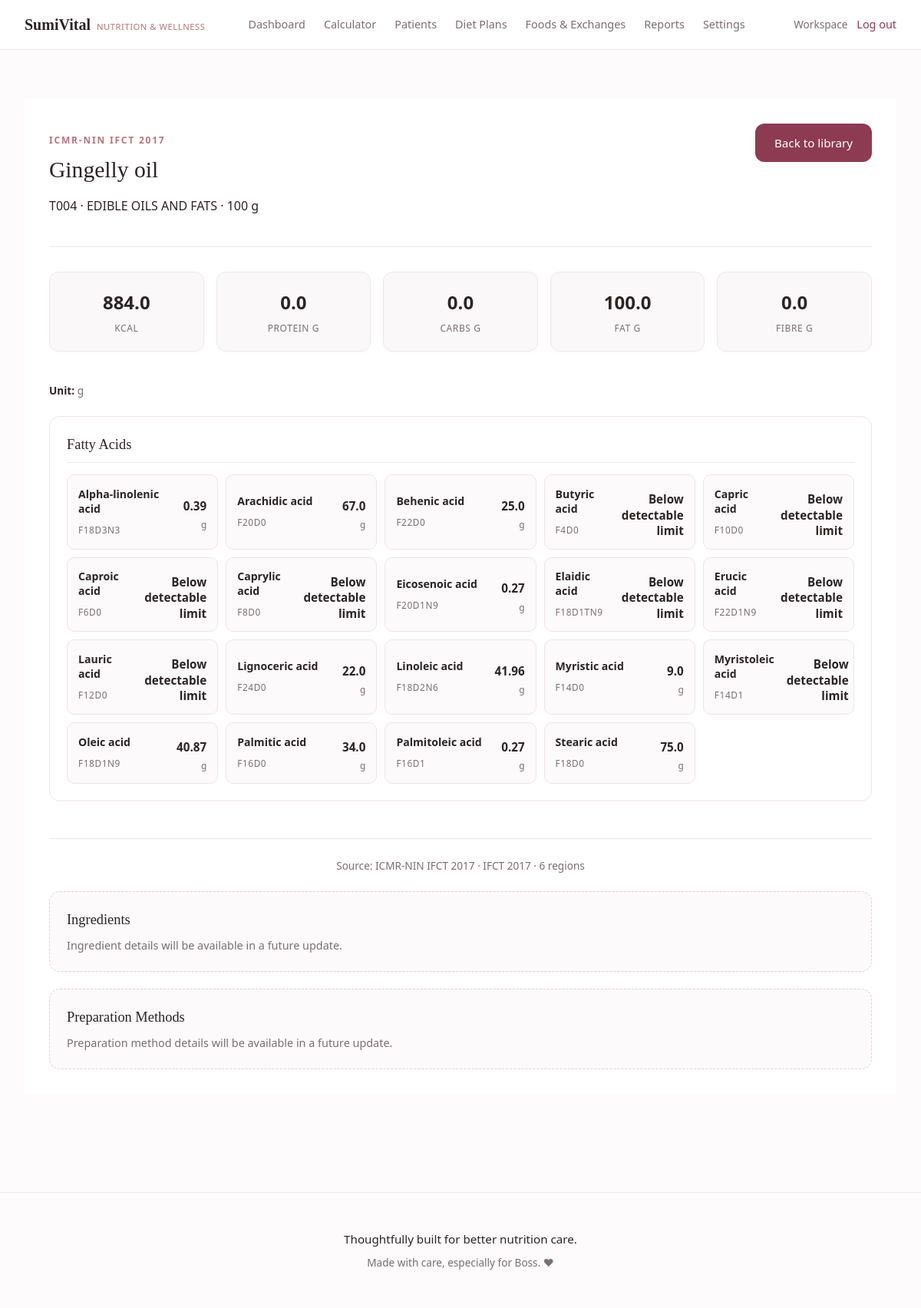
The app's page /foods/533 (signed in) with its own data.
### tables this page shows
CREATE TABLE foods (id INTEGER PRIMARY KEY, user_id INTEGER REFERENCES users(id), name TEXT NOT NULL, category TEXT NOT NULL, serving_size TEXT NOT NULL, unit TEXT NOT NULL, calories REAL NOT NULL, protein REAL NOT NULL, carbohydrates REAL NOT NULL, fat REAL NOT NULL, fiber REAL NOT NULL DEFAULT 0, is_demo INTEGER NOT NULL DEFAULT 1, created_at TEXT NOT NULL, food_type TEXT NOT NULL DEFAULT 'Vegetarian', meal_type TEXT NOT NULL DEFAULT '');

CREATE TABLE food_sources (
    id INTEGER PRIMARY KEY,
    food_id INTEGER NOT NULL UNIQUE
        REFERENCES foods(id) ON DELETE CASCADE,
    source_name TEXT NOT NULL,
    source_version TEXT NOT NULL,
    source_food_code TEXT NOT NULL,
    source_food_name TEXT NOT NULL,
    ifct_group_code TEXT NOT NULL DEFAULT '',
    ifct_group_name TEXT NOT NULL DEFAULT '',
    regions_count INTEGER,
    source_reference TEXT NOT NULL DEFAULT '',
    created_at TEXT NOT NULL, source_sequence INTEGER,
    UNIQUE(source_name, source_version, source_food_code)
);

CREATE TABLE component_definitions (
    id INTEGER PRIMARY KEY,
    code TEXT NOT NULL UNIQUE,
    name TEXT NOT NULL UNIQUE,
    category TEXT NOT NULL,
    unit TEXT NOT NULL,
    basis TEXT NOT NULL,
    is_essential INTEGER NOT NULL DEFAULT 0,
    description TEXT NOT NULL DEFAULT '',
    source_name TEXT NOT NULL DEFAULT 'ICMR-NIN IFCT 2017',
    source_version TEXT NOT NULL DEFAULT 'IFCT 2017',
    source_table TEXT NOT NULL DEFAULT ''
);

### app/routes/workspace.py (the view)
@workspace.get("/foods/<int:food_id>")
@login_required
def food_detail_page(food_id):
    db = connect(current_app.config["DATABASE"])
    food = db.execute(
        """
        SELECT
            foods.id,
            foods.name,
            foods.category,
            foods.serving_size,
            foods.unit,
            foods.calories,
            foods.protein,
            foods.carbohydrates,
            foods.fat,
            foods.fiber,

            food_sources.source_food_code,
            food_sources.source_food_name,
            food_sources.ifct_group_code,
            food_sources.ifct_group_name,
            food_sources.regions_count,
            food_sources.source_name,
            food_sources.source_version,
            food_sources.source_reference

        FROM foods

        LEFT JOIN food_sources
            ON food_sources.food_id = foods.id

        WHERE foods.id = ?
          AND foods.user_id IS NULL
        """,
        (food_id,),
    ).fetchone()
    if not food:
        return ("Food not found", 404)
    aliases = db.execute(
        """
        SELECT
            id,
            alias,
            alias_type
        FROM food_aliases
        WHERE food_id = ?
        ORDER BY id
        """,
        (food_id,),
    ).fetchall()
    components = db.execute(
        """
        SELECT
            component_definitions.code,
            component_definitions.name,
            component_definitions.category,
            component_definitions.unit,
            component_definitions.basis,
            component_definitions.description,

            food_components.value,
            food_components.standard_deviation,
            food_components.measurement_status,
            food_components.source_reference

        FROM food_components

        JOIN component_definitions
            ON component_definitions.id = food_components.component_id

        WHERE food_components.food_id = ?

        ORDER BY
            component_definitions.category,
            component_definitions.name
        """,
        (food_id,),
    ).fetchall()
    component_groups = {}
    for component in components:
        category = component["category"] or "other"
        component_groups.setdefault(
            category,
            []
        ).append(dict(component))
    is_ifct = bool(
        food["source_food_code"]
        or food["source_food_name"]
        or food["ifct_group_code"]
    )
    return render_template(
        "food_detail.html",
        food=dict(food),
        aliases=[dict(row) for row in aliases],
        components=[dict(row) for row in components],
        component_groups=component_groups,
        is_ifct=is_ifct,
    )

### app/models/database.py (called while the page is built)
def connect(path: str | Path) -> sqlite3.Connection:
    connection = sqlite3.connect(path)
    connection.row_factory = sqlite3.Row
    connection.execute("PRAGMA foreign_keys = ON")
    return connection

### app/routes/common.py (called while the page is built, shortened)
def current_user():
    if "user_id" not in session: return None
    if not hasattr(g, "current_user"): g.current_user = get_user(current_app.config["DATABASE"], session["user_id"])
    return g.current_user

def login_required(view):
    @wraps(view)
    def wrapped(*args, **kwargs):
        return view(*args, **kwargs)
    return wrapped

def csrf_token():
    return session.setdefault("csrf_token", secrets.token_urlsafe(24))

### app/services/auth.py (called while the page is built)
def get_user(database, user_id: int):
    with connect(database) as db: return db.execute("SELECT id,display_name,email FROM users WHERE id = ?", (user_id,)).fetchone()

### templates/food_detail.html (shortened to what this page needs)
{% extends 'base.html' %}
{% block content %}
{% set category_labels = {
    'proximate': 'Proximate Composition',
    'energy': 'Energy',
    'carbohydrate': 'Carbohydrate',
    'dietary_fibre': 'Dietary Fibre',
    'oligosaccharide': 'Oligosaccharides',
    'phytate': 'Phytate',
    'phytosterol': 'Phytosterols',
    'saponin': 'Saponins',
    'fatty_acid': 'Fatty Acids',
    'other': 'Other Components'
} %}
{% set category_order = [
    'proximate',
    'energy',
    'carbohydrate',
    'dietary_fibre',
    'oligosaccharide',
    'phytate',
    'phytosterol',
    'saponin',
    'fatty_acid',
    'other'
] %}
<main class="page">
    <div class="ifct-detail-card">
        <div class="ifct-detail-header">
            <div>
                {% if is_ifct %}
                <p class="eyebrow">ICMR-NIN IFCT 2017</p>
                {% else %}
                <p class="eyebrow">CUSTOM FOOD</p>
                {% endif %}
                <h2>{{ food.name }}</h2>
                <p class="ifct-food-meta">
                    {% if food.source_food_code %}
                    {{ food.source_food_code }} ·
                    {% endif %}
                    {{ food.category or 'Uncategorized' }}
                    · {{ food.serving_size }}
                </p>
            </div>
            <a class="button ifct-back-button" href="{{ url_for('workspace.foods') }}">
                Back to library
            </a>
        </div>
        <div class="ifct-basic-grid">
            <div class="ifct-nutrient">
                <strong>{{ food.calories }}</strong>
                <small>kcal</small>
            </div>
            <div class="ifct-nutrient">
                <strong>{{ food.protein }}</strong>
                <small>protein g</small>
            </div>
            <div class="ifct-nutrient">
                <strong>{{ food.carbohydrates }}</strong>
                <small>carbs g</small>
            </div>
            <div class="ifct-nutrient">
                <strong>{{ food.fat }}</strong>
                <small>fat g</small>
            </div>
            <div class="ifct-nutrient">
                <strong>{{ food.fiber }}</strong>
                <small>fibre g</small>
            </div>
        </div>
        <div style="margin-top: 20px; color: var(--muted); font-size: 0.85rem;">
            <strong style="color: var(--ink);">Unit:</strong> {{ food.unit }}
        </div>
        {% if is_ifct %}
        {% for category in category_order %}
        {% if component_groups.get(category) %}
        <section class="ifct-detail-section">
            <h3>{{ category_labels.get(category, category) }}</h3>
            <div class="ifct-component-grid">
                {% for component in component_groups[category] %}
                <div class="ifct-component">
                    <div>
                        <strong>{{ component.name }}</strong>
                        {% if component.code %}
                        <small>{{ component.code }}</small>
                        {% endif %}
                    </div>
                    <div class="ifct-component-value">
                        {% if component.measurement_status == 'below_detection_limit' %}
                        <strong>Below detectable limit</strong>
                        {% elif component.value is not none %}
                        <strong>{{ component.value }}</strong>
                        <small>{{ component.unit or '' }}</small>
                        {% else %}
                        <strong>—</strong>
                        {% endif %}
                    </div>
                </div>
                {% endfor %}
            </div>
        </section>
        {% endif %}
        {% endfor %}
        <div class="ifct-source-note">
            Source:
            {{ food.source_name or 'ICMR-NIN IFCT 2017' }}
            {% if food.source_version %}
            · {{ food.source_version }}
            {% endif %}
            {% if food.regions_count %}
            · {{ food.regions_count }} regions
            {% endif %}
        </div>
        {% endif %}
        <section class="placeholder-section">
            <h3>Ingredients</h3>
            <p>Ingredient details will be available in a future update.</p>
        </section>
        <section class="placeholder-section">
            <h3>Preparation Methods</h3>
            <p>Preparation method details will be available in a future update.</p>
        </section>
    </div>
</main>
{% endblock %}

### static/css/style.css (style rules this page uses)
:root { --bg: #fdfbfb; --paper: #ffffff; --ink: #2c2425; --muted: #7a6e72; --rose: #b87383; --deep: #8c3b53; --deep-hover: #753145; --line: #efe7e9; --sage: #e8f0e8; --sage-text: #334d33; --error-bg: #fff0f2; --error-text: #962842; --shadow-sm: 0 4px 12px rgba(140, 59, 83, 0.03); --shadow-md: 0 12px 32px rgba(140, 59, 83, 0.08); --radius-sm: 8px; --radius-md: 12px; --radius-lg: 16px; --transition: 0.25s cubic-bezier(0.4, 0, 0.2, 1); }
* { box-sizing: border-box; }
body { margin: 0; background: var(--bg); color: var(--ink); font: 400 16px/1.6 system-ui, -apple-system, sans-serif; -webkit-font-smoothing: antialiased; -moz-osx-font-smoothing: grayscale; }
h1, h2, h3 { font-family: 'Georgia', serif; font-weight: 400; color: var(--ink); margin: 0 0 16px 0; }
a { color: var(--deep); text-decoration: none; transition: color var(--transition); }
.page, .landing { max-width: 1200px; margin: auto; padding: 64px 32px; }
.eyebrow { color: var(--rose); font-size: 0.75rem; font-weight: 700; letter-spacing: 0.15em; text-transform: uppercase; margin-bottom: 12px; display: block; }
.button { display: inline-flex; align-items: center; justify-content: center; padding: 12px 24px; border: 1px solid transparent; border-radius: var(--radius-md); background: var(--deep); color: #ffffff !important; font-weight: 500; font-size: 0.95rem; cursor: pointer; transition: all var(--transition); box-shadow: var(--shadow-sm); }
.ifct-detail-card { padding: 32px; background: var(--paper); }
.ifct-detail-header { display: flex; justify-content: space-between; align-items: flex-start; flex-wrap: wrap; gap: 24px; margin-bottom: 32px; padding-bottom: 24px; border-bottom: 1px solid var(--line); }
.ifct-detail-header h2 { font-size: 1.85rem; margin: 6px 0 8px 0; line-height: 1.2; }
.ifct-basic-grid { display: grid; grid-template-columns: repeat(auto-fit, minmax(130px, 1fr)); gap: 16px; margin-bottom: 40px; }
.ifct-basic-grid .ifct-nutrient { text-align: center; background: #faf8f9; border: 1px solid var(--line); border-radius: var(--radius-md); padding: 20px 16px; display: flex; flex-direction: column; justify-content: center; box-shadow: 0 2px 8px rgba(140, 59, 83, 0.02); }
.ifct-basic-grid .ifct-nutrient strong { font-size: 1.5rem; color: var(--ink); margin-bottom: 4px; }
.ifct-basic-grid .ifct-nutrient small { font-size: 0.75rem; text-transform: uppercase; letter-spacing: 0.05em; color: var(--muted); }
.ifct-detail-section { margin-top: 32px; }
.ifct-detail-section h3 { font-family: 'Georgia', serif; font-size: 1.25rem; color: var(--ink); margin-bottom: 16px; padding-bottom: 8px; border-bottom: 1px solid var(--line); }
.ifct-component-grid { display: grid; grid-template-columns: repeat(auto-fill, minmax(280px, 1fr)); gap: 16px; }
.ifct-component { display: flex; justify-content: space-between; align-items: center; padding: 14px 16px; background: #faf8f9; border: 1px solid var(--line); border-radius: var(--radius-sm); transition: box-shadow var(--transition), border-color var(--transition), background var(--transition); }
.ifct-component > div:first-child { display: flex; flex-direction: column; gap: 4px; padding-right: 16px; }
.ifct-component strong { font-size: 0.9rem; color: var(--ink); line-height: 1.3; }
.ifct-component small { font-size: 0.75rem; color: var(--muted); text-transform: uppercase; letter-spacing: 0.05em; }
.ifct-component-value { text-align: right; font-variant-numeric: tabular-nums; }
.ifct-component-value strong { font-size: 1.05rem; color: var(--deep); }
.ifct-component-value small { margin-left: 4px; color: var(--muted); text-transform: none; letter-spacing: normal; font-size: 0.85rem; }
.ifct-source-note { margin-top: 48px; padding-top: 24px; border-top: 1px solid var(--line); font-size: 0.85rem; color: var(--muted); text-align: center; }

### records on screen
foods: name "Gingelly oil", category "EDIBLE OILS AND FATS", serving_size "100 g", calories "884.0", protein "0.0", carbohydrates "0.0", fat "100.0", fiber "0.0", unit "g"
food_sources: source_food_code "T004", source_name "ICMR-NIN IFCT 2017", source_version "IFCT 2017", regions_count "6"
component_definitions: name "Alpha-linolenic acid", code "F18D3N3", value "0.39", unit "g"
component_definitions: name "Arachidic acid", code "F20D0", value "67.0", unit "g"
component_definitions: name "Behenic acid", code "F22D0", value "25.0", unit "g"
component_definitions: name "Butyric acid", code "F4D0", shows "Below detectable limit"
component_definitions: name "Capric acid", code "F10D0", shows "Below detectable limit"
component_definitions: name "Caproic acid", code "F6D0", shows "Below detectable limit"
component_definitions: name "Caprylic acid", code "F8D0", shows "Below detectable limit"
component_definitions: name "Eicosenoic acid", code "F20D1N9", value "0.27", unit "g"
component_definitions: name "Elaidic acid", code "F18D1TN9", shows "Below detectable limit"
component_definitions: name "Erucic acid", code "F22D1N9", shows "Below detectable limit"
component_definitions: name "Lauric acid", code "F12D0", shows "Below detectable limit"
component_definitions: name "Lignoceric acid", code "F24D0", value "22.0", unit "g"
component_definitions: name "Linoleic acid", code "F18D2N6", value "41.96", unit "g"
component_definitions: name "Myristic acid", code "F14D0", value "9.0", unit "g"
component_definitions: name "Myristoleic acid", code "F14D1", shows "Below detectable limit"
component_definitions: name "Oleic acid", code "F18D1N9", value "40.87", unit "g"
component_definitions: name "Palmitic acid", code "F16D0", value "34.0", unit "g"
component_definitions: name "Palmitoleic acid", code "F16D1", value "0.27", unit "g"
component_definitions: name "Stearic acid", code "F18D0", value "75.0", unit "g"

### other values on screen
{{ category_labels.get(category, category) }} "Fatty Acids"
